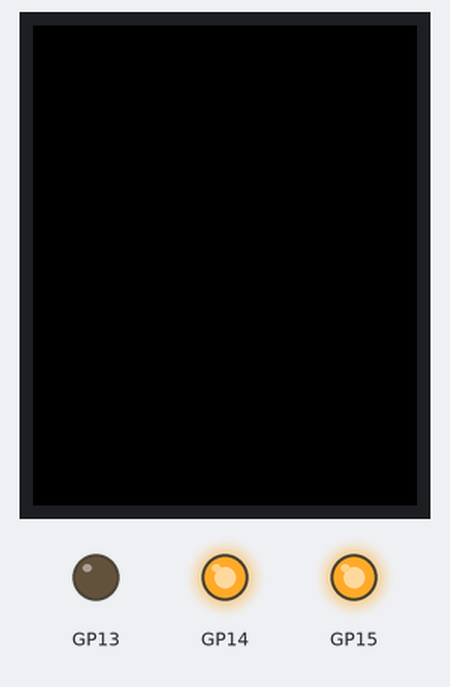
A program run on a simulated Raspberry Pi Pico running MicroPython. On the bench: 128×160 colour display, output pins drawn as LEDs (lit = HIGH). Library files of the repository ran but are not shown: ST7735.py, sysfont.py; pins used as bus, display or sensor lines are not drawn.

Above: at 0.1 s.
Timing chart, 0 to 1.6 s (numbered marks = the images above):
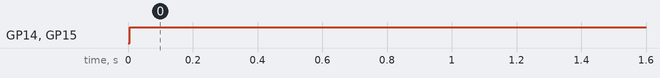

The program:

graphicstest__1_.py
```python
from ST7735 import TFT
from sysfont import sysfont
from machine import SPI,Pin
import time
import math
spi = SPI(1, baudrate=20000000, polarity=0, phase=0,
          sck=Pin(10), mosi=Pin(11), miso=None)
tft=TFT(spi,14,15,13)
tft.initb2()
tft.rgb(True)

def testlines(color):
    tft.fill(TFT.BLACK)
    for x in range(0, tft.size()[0], 6):
        tft.line((0,0),(x, tft.size()[1] - 1), color)
    for y in range(0, tft.size()[1], 6):
        tft.line((0,0),(tft.size()[0] - 1, y), color)

    tft.fill(TFT.BLACK)
    for x in range(0, tft.size()[0], 6):
        tft.line((tft.size()[0] - 1, 0), (x, tft.size()[1] - 1), color)
    for y in range(0, tft.size()[1], 6):
        tft.line((tft.size()[0] - 1, 0), (0, y), color)

    tft.fill(TFT.BLACK)
    for x in range(0, tft.size()[0], 6):
        tft.line((0, tft.size()[1] - 1), (x, 0), color)
    for y in range(0, tft.size()[1], 6):
        tft.line((0, tft.size()[1] - 1), (tft.size()[0] - 1,y), color)

    tft.fill(TFT.BLACK)
    for x in range(0, tft.size()[0], 6):
        tft.line((tft.size()[0] - 1, tft.size()[1] - 1), (x, 0), color)
    for y in range(0, tft.size()[1], 6):
        tft.line((tft.size()[0] - 1, tft.size()[1] - 1), (0, y), color)

def testfastlines(color1, color2):
    tft.fill(TFT.BLACK)
    for y in range(0, tft.size()[1], 5):
        tft.hline((0,y), tft.size()[0], color1)
    for x in range(0, tft.size()[0], 5):
        tft.vline((x,0), tft.size()[1], color2)

def testdrawrects(color):
    tft.fill(TFT.BLACK);
    for x in range(0,tft.size()[0],6):
        tft.rect((tft.size()[0]//2 - x//2, tft.size()[1]//2 - x/2), (x, x), color)

def testfillrects(color1, color2):
    tft.fill(TFT.BLACK);
    for x in range(tft.size()[0],0,-6):
        tft.fillrect((tft.size()[0]//2 - x//2, tft.size()[1]//2 - x/2), (x, x), color1)
        tft.rect((tft.size()[0]//2 - x//2, tft.size()[1]//2 - x/2), (x, x), color2)


def testfillcircles(radius, color):
    for x in range(radius, tft.size()[0], radius * 2):
        for y in range(radius, tft.size()[1], radius * 2):
            tft.fillcircle((x, y), radius, color)

def testdrawcircles(radius, color):
    for x in range(0, tft.size()[0] + radius, radius * 2):
        for y in range(0, tft.size()[1] + radius, radius * 2):
            tft.circle((x, y), radius, color)

def testtriangles():
    tft.fill(TFT.BLACK);
    color = 0xF800
    w = tft.size()[0] // 2
    x = tft.size()[1] - 1
    y = 0
    z = tft.size()[0]
    for t in range(0, 15):
        tft.line((w, y), (y, x), color)
        tft.line((y, x), (z, x), color)
        tft.line((z, x), (w, y), color)
        x -= 4
        y += 4
        z -= 4
        color += 100

def testroundrects():
    tft.fill(TFT.BLACK);
    color = 100
    for t in range(5):
        x = 0
        y = 0
        w = tft.size()[0] - 2
        h = tft.size()[1] - 2
        for i in range(17):
            tft.rect((x, y), (w, h), color)
            x += 2
            y += 3
            w -= 4
            h -= 6
            color += 1100
        color += 100

def tftprinttest():
    tft.fill(TFT.BLACK);
    v = 30
    tft.text((0, v), "Hello World!", TFT.RED, sysfont, 1, nowrap=True)
    v += sysfont["Height"]
    tft.text((0, v), "Hello World!", TFT.YELLOW, sysfont, 2, nowrap=True)
    v += sysfont["Height"] * 2
    tft.text((0, v), "Hello World!", TFT.GREEN, sysfont, 3, nowrap=True)
    v += sysfont["Height"] * 3
    tft.text((0, v), str(1234.567), TFT.BLUE, sysfont, 4, nowrap=True)
    time.sleep_ms(1500)
    tft.fill(TFT.BLACK);
    v = 0
    tft.text((0, v), "Hello World!", TFT.RED, sysfont)
    v += sysfont["Height"]
    tft.text((0, v), str(math.pi), TFT.GREEN, sysfont)
    v += sysfont["Height"]
    tft.text((0, v), " Want pi?", TFT.GREEN, sysfont)
    v += sysfont["Height"] * 2
    tft.text((0, v), hex(8675309), TFT.GREEN, sysfont)
    v += sysfont["Height"]
    tft.text((0, v), " Print HEX!", TFT.GREEN, sysfont)
    v += sysfont["Height"] * 2
    tft.text((0, v), "Sketch has been", TFT.WHITE, sysfont)
    v += sysfont["Height"]
    tft.text((0, v), "running for: ", TFT.WHITE, sysfont)
    v += sysfont["Height"]
    tft.text((0, v), str(time.ticks_ms() / 1000), TFT.PURPLE, sysfont)
    v += sysfont["Height"]
    tft.text((0, v), " seconds.", TFT.WHITE, sysfont)

def test_main():
    tft.rotation(2)
    tft.fill(TFT.BLACK)
    tft.text((0, 0), "Lorem ipsum dolor sit amet, consectetur adipiscing elit. Curabitur adipiscing ante sed nibh tincidunt feugiat. Maecenas enim massa, fringilla sed malesuada et, malesuada sit amet turpis. Sed porttitor neque ut ante pretium vitae malesuada nunc bibendum. Nullam aliquet ultrices massa eu hendrerit. Ut sed nisi lorem. In vestibulum purus a tortor imperdiet posuere. ", TFT.WHITE, sysfont, 1)
    time.sleep_ms(1000)

    tftprinttest()
    time.sleep_ms(4000)

    testlines(TFT.YELLOW)
    time.sleep_ms(500)

    testfastlines(TFT.RED, TFT.BLUE)
    time.sleep_ms(500)

    testdrawrects(TFT.GREEN)
    time.sleep_ms(500)

    testfillrects(TFT.YELLOW, TFT.PURPLE)
    time.sleep_ms(500)

    tft.fill(TFT.BLACK)
    testfillcircles(10, TFT.BLUE)
    testdrawcircles(10, TFT.WHITE)
    time.sleep_ms(500)

    testroundrects()
    time.sleep_ms(500)

    testtriangles()
    time.sleep_ms(500)

test_main()
```

Measured:
- by itself, GP14, GP15: LOW → HIGH at 0.00 s
